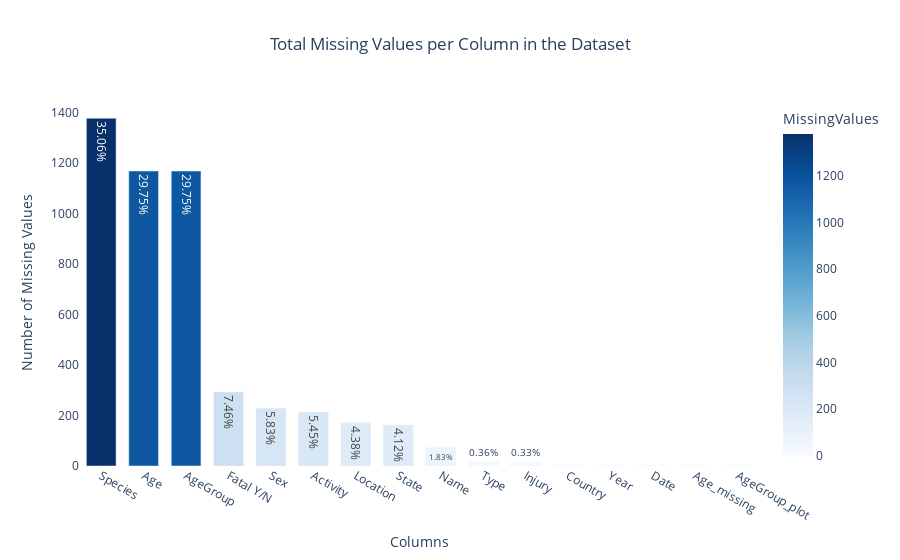

This figure's notebook cell:
### Code cell
# Step 6: Show plot
print("\nStep 6 — Displaying the Plotly histogram:")
fig.show()

### Figure 1 — Plotly figure (JSON) as saved in the notebook; plotly's stock layout.template omitted (floating-point values rounded to 4 significant figures)
{"data": [{"alignmentgroup": "True", "hovertemplate": "Column=%{x}<br>MissingValues=%{marker.color}<br>text=%{text}<extra></extra>", "legendgroup": "", "marker": {"color": [1378, 1169, 1169, 293, 229, 214, 172, 162, 72, 14, 13, 0, 0, 0, 0, 0], "coloraxis": "coloraxis", "pattern": {"shape": ""}}, "name": "", "offsetgroup": "", "orientation": "v", "showlegend": false, "text": ["35.06%", "29.75%", "29.75%", "7.46%", "5.83%", "5.45%", "4.38%", "4.12%", "1.83%", "0.36%", "0.33%", "0.0%", "0.0%", "0.0%", "0.0%", "0.0%"], "textposition": "auto", "type": "bar", "x": ["Species ", "Age", "AgeGroup", "Fatal Y/N", "Sex", "Activity", "Location", "State", "Name", "Type", "Injury", "Country", "Year", "Date", "Age_missing", "AgeGroup_plot"], "xaxis": "x", "y": [1378, 1169, 1169, 293, 229, 214, 172, 162, 72, 14, 13, 0, 0, 0, 0, 0], "yaxis": "y"}], "layout": {"bargap": 0.3, "barmode": "relative", "coloraxis": {"colorbar": {"title": {"text": "MissingValues"}}, "colorscale": [[0, "rgb(247,251,255)"], [0.125, "rgb(222,235,247)"], [0.25, "rgb(198,219,239)"], [0.375, "rgb(158,202,225)"], [0.5, "rgb(107,174,214)"], [0.625, "rgb(66,146,198)"], [0.75, "rgb(33,113,181)"], [0.875, "rgb(8,81,156)"], [1, "rgb(8,48,107)"]]}, "legend": {"tracegroupgap": 0}, "plot_bgcolor": "white", "title": {"text": "Total Missing Values per Column in the Dataset", "x": 0.5}, "xaxis": {"anchor": "y", "domain": [0, 1], "title": {"text": "Columns"}}, "yaxis": {"anchor": "x", "domain": [0, 1], "title": {"text": "Number of Missing Values"}}}}
